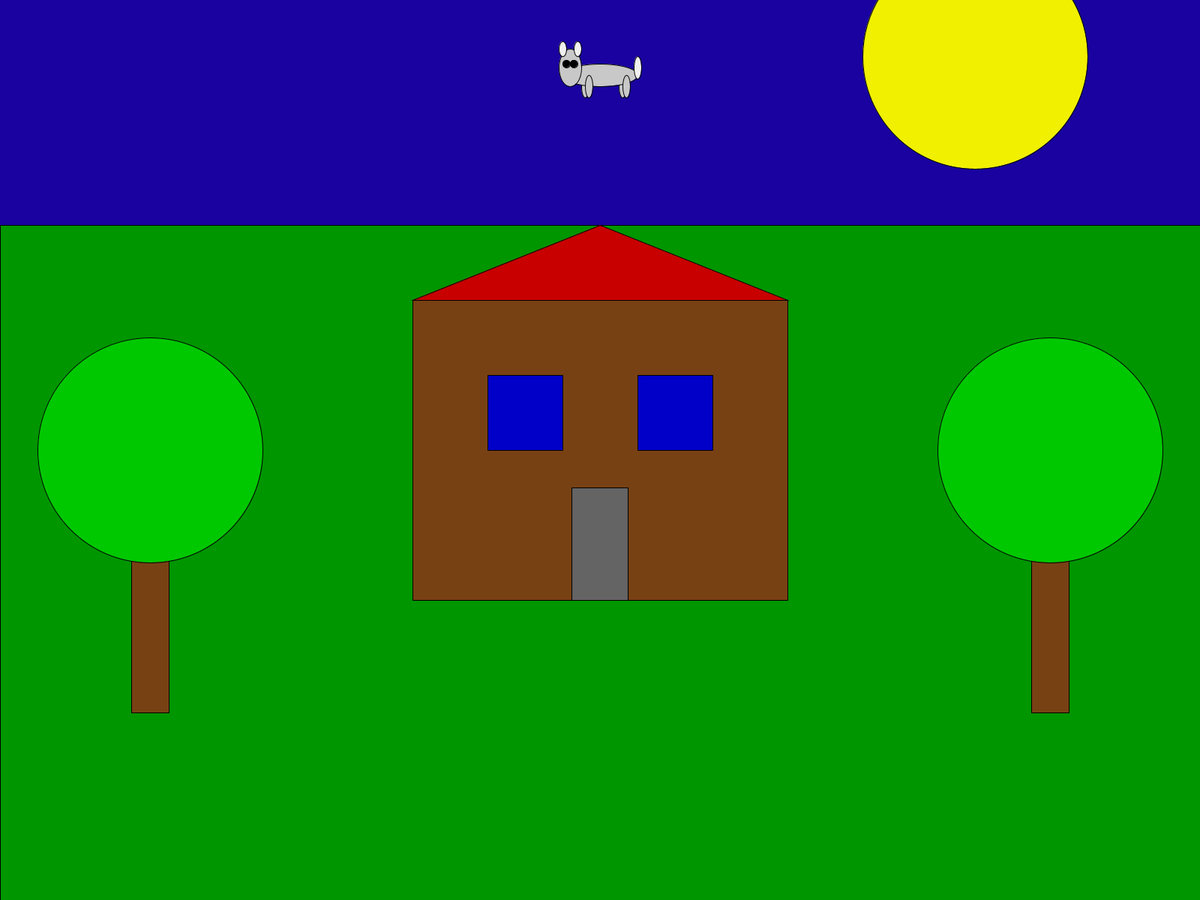
Frame 1 (no input)
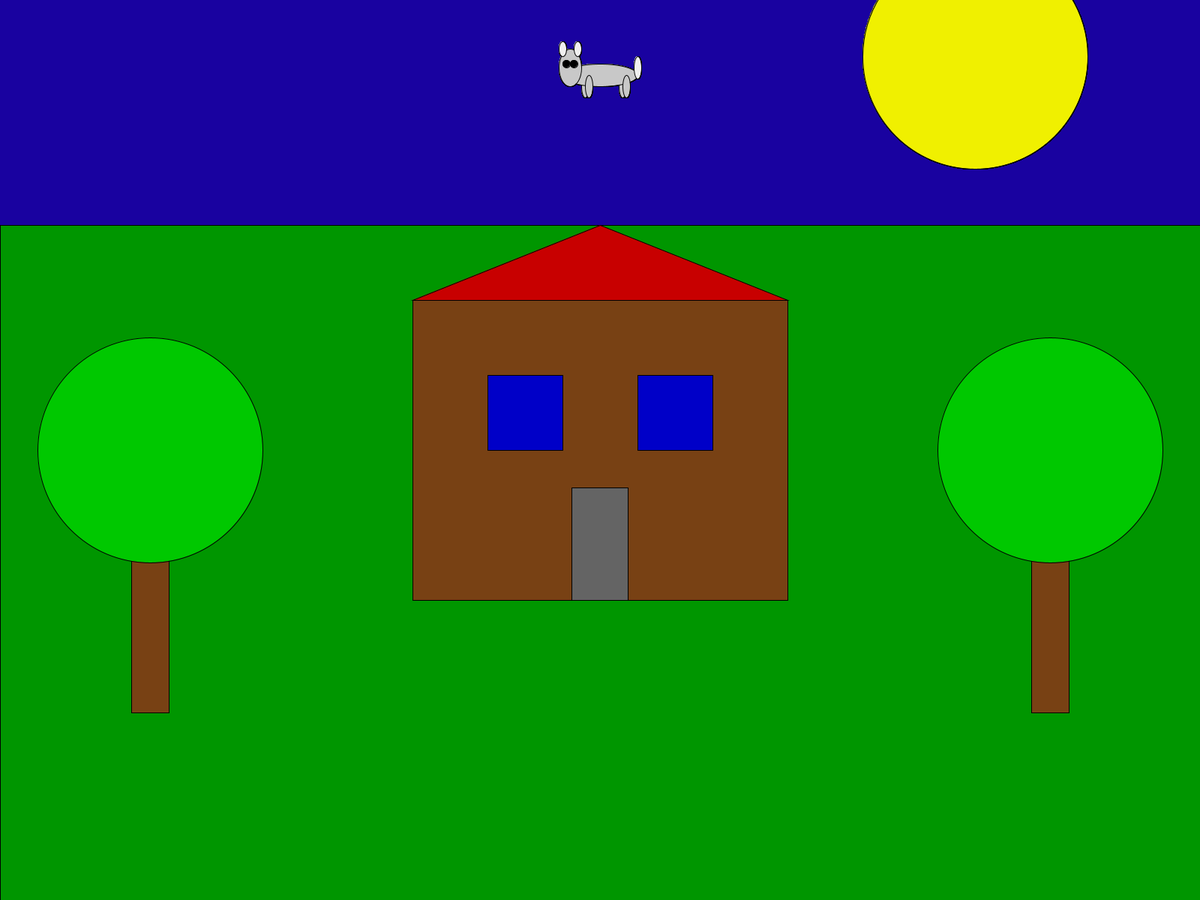
Frame 60 (the mouse pressed at the canvas centre just before this capture)
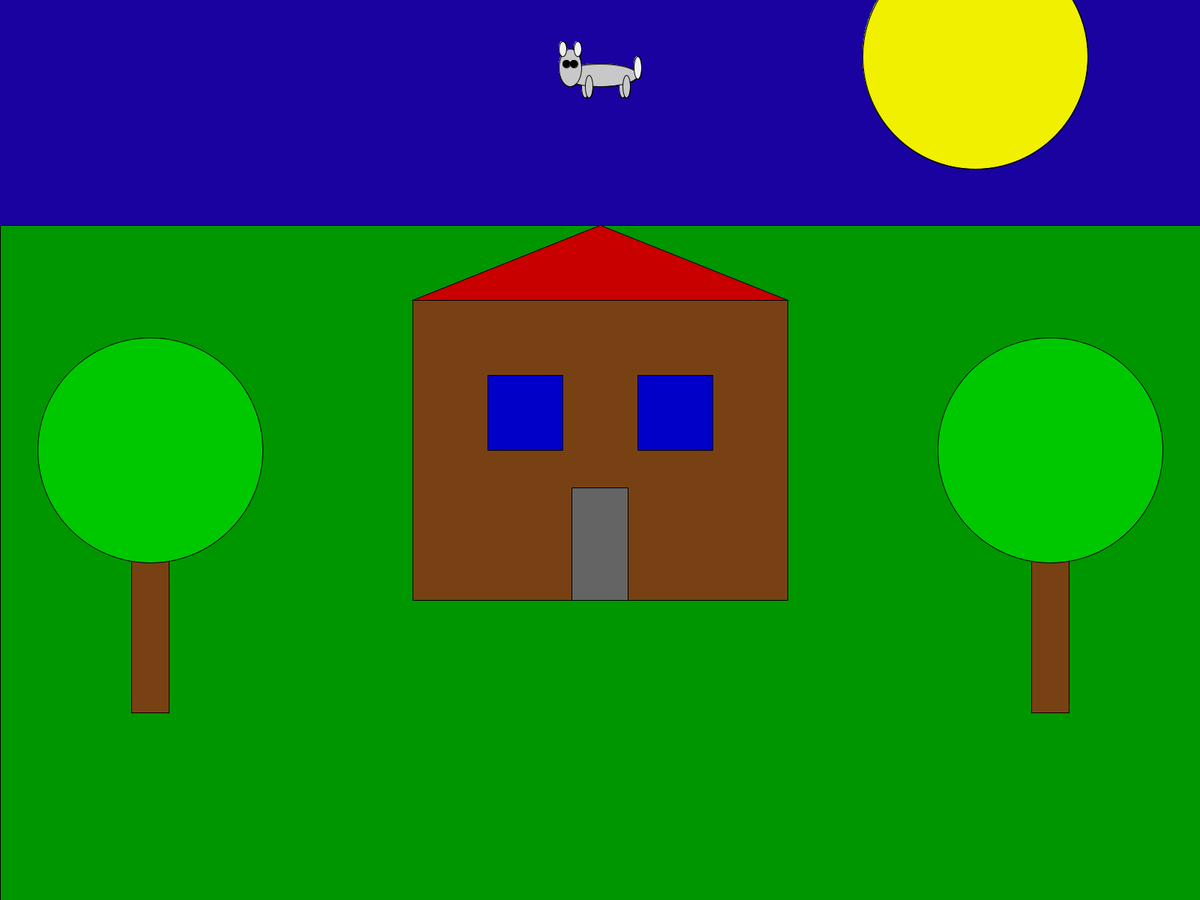
Frame 120 (the mouse held since frame 60 and released just before this capture)

The Processing sketch that drew these frames (run headless with seeded random() and noise(); from frame 60 on, the mouse is pressed at the canvas centre):

// Processing sketch: sketch_190420a
// ── sketch_190420a.pde
void setup(){
  fullScreen();
  background(25,2,160);
}
void draw(){
  ellipseMode(CENTER);
 
  rectMode(CENTER);
   fill(0,150,0);
  rect(width/2,height/2+200,width,height-200);
  rectMode(CORNER);
   fill(120,65,20);
  rect(width/2-250,height/2-200,500,400);
  fill(200,0,0);
  triangle(width/2-250,height/2-200,width/2+250,height/2-200,width/2,height/2-300);
  rectMode(CENTER);
  fill(0,0,200);
  rect(width/2-100,height/2-50,100,100); //okna
  rect(width/2+100,height/2-50,100,100);
  fill(100,100,100);
  rect(width/2,height/2+125,75,150); //drzwi
  
  fill(120,65,20);  //dfrzewo lewe{
  rect(200,height/2+200,50,300);
  fill(0,200,0);
  ellipse(200,height/2,300,300);//}
  
   fill(120,65,20); //drzewo prawe{
  rect(width-200,height/2+200,50,300); 
  fill(0,200,0);
  ellipse(width-200,height/2,300,300); //}
    fill(240,240,0);
   ellipse(1300,75,300,300); //slonce
  //kot
  fill(200);
  ellipse(830,115,10,30);
  ellipse(780,115,10,30);
  ellipse(800,100,100,30);
  ellipse(760,90,30,50);
  ellipse(785,115,10,30);
  
  ellipse(835,115,10,30);
 
  
  fill(0);
  ellipse(755,85,10,10);
  ellipse(765,85,10,10);
  fill(240);
  ellipse(770,65,10,20);
  ellipse(750,65,10,20);
  //ogon
  ellipse(850,90,10,30);
  
  
  
}
